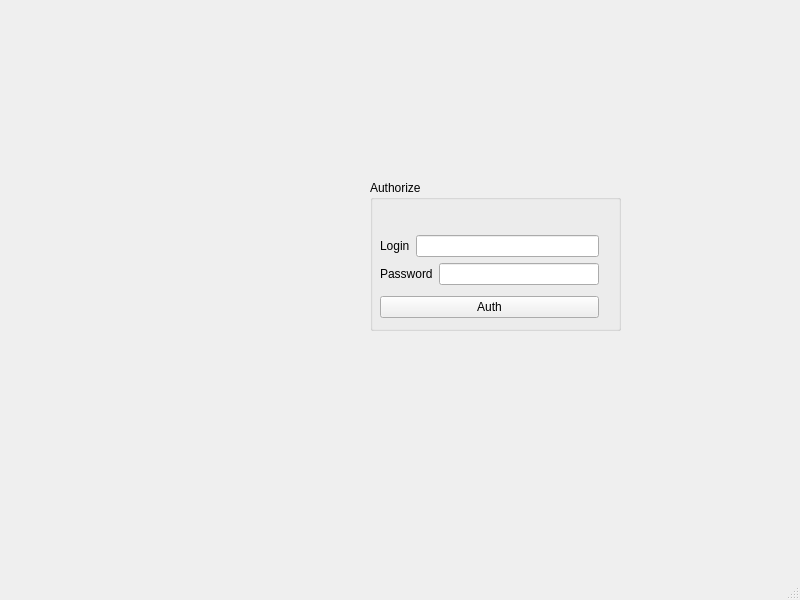
<?xml version="1.0" encoding="UTF-8"?>
<ui version="4.0">
 <class>MainWindow</class>
 <widget class="QMainWindow" name="MainWindow">
  <property name="geometry">
   <rect>
    <x>0</x>
    <y>0</y>
    <width>800</width>
    <height>600</height>
   </rect>
  </property>
  <property name="windowTitle">
   <string>MainWindow</string>
  </property>
  <widget class="QWidget" name="centralwidget">
   <widget class="QGroupBox" name="groupBox">
    <property name="geometry">
     <rect>
      <x>370</x>
      <y>180</y>
      <width>251</width>
      <height>151</height>
     </rect>
    </property>
    <property name="title">
     <string>Authorize</string>
    </property>
    <widget class="QWidget" name="">
     <property name="geometry">
      <rect>
       <x>10</x>
       <y>50</y>
       <width>219</width>
       <height>95</height>
      </rect>
     </property>
     <layout class="QVBoxLayout" name="verticalLayout_2">
      <item>
       <layout class="QVBoxLayout" name="verticalLayout">
        <item>
         <layout class="QHBoxLayout" name="horizontalLayout">
          <item>
           <widget class="QLabel" name="label">
            <property name="text">
             <string>Login</string>
            </property>
           </widget>
          </item>
          <item>
           <widget class="QLineEdit" name="login"/>
          </item>
         </layout>
        </item>
        <item>
         <layout class="QHBoxLayout" name="horizontalLayout_2">
          <item>
           <widget class="QLabel" name="label_2">
            <property name="text">
             <string>Password</string>
            </property>
           </widget>
          </item>
          <item>
           <widget class="QLineEdit" name="password"/>
          </item>
         </layout>
        </item>
       </layout>
      </item>
      <item>
       <widget class="QPushButton" name="authButton">
        <property name="text">
         <string>Auth</string>
        </property>
       </widget>
      </item>
     </layout>
    </widget>
   </widget>
   <widget class="QLabel" name="img">
    <property name="geometry">
     <rect>
      <x>110</x>
      <y>210</y>
      <width>211</width>
      <height>121</height>
     </rect>
    </property>
    <property name="text">
     <string/>
    </property>
    <property name="pixmap">
     <pixmap>img.png</pixmap>
    </property>
   </widget>
  </widget>
  <widget class="QMenuBar" name="menubar">
   <property name="geometry">
    <rect>
     <x>0</x>
     <y>0</y>
     <width>800</width>
     <height>22</height>
    </rect>
   </property>
  </widget>
  <widget class="QStatusBar" name="statusbar"/>
 </widget>
 <resources/>
 <connections/>
</ui>
